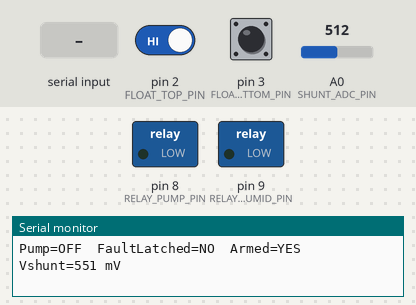
Bench run of a sketch on a simulated Arduino Uno, built with avr-gcc and run on an emulated ATmega328P. Shown: switched loads named in the sketch (green lamp = pin HIGH), the last lines printed to the serial monitor. The inputs (shaded band) are chosen by the test bench; at power-on: pin 2 (FLOAT_TOP_PIN) HIGH, pin 3 (FLOAT_BOTTOM_PIN) HIGH, A0 (SHUNT_ADC_PIN) = 512. EEPROM starts erased.

Above: at 1.2 s.
1.3 s: pin 2 (FLOAT_TOP_PIN) driven LOW
At 3.6 s:
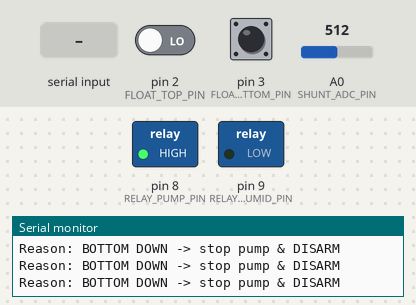
At 4.1 s:
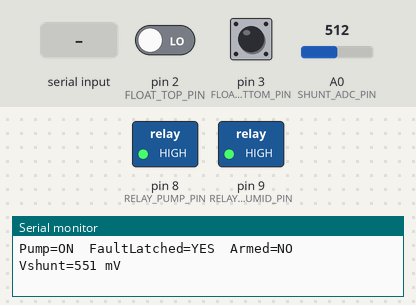
4.3 s: "C" received over Serial
At 6.4 s:
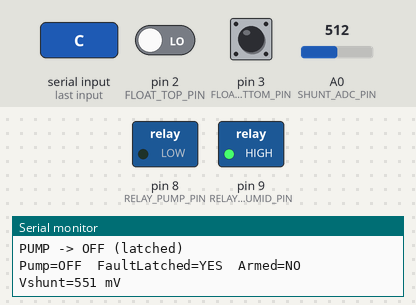
Timing chart, 0 to 7.9 s (numbered marks = the images above; inputs shaded):
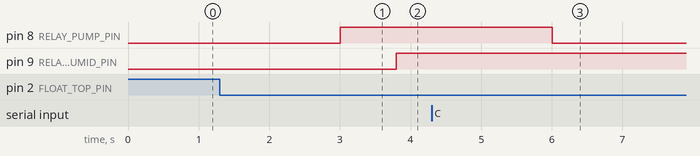

Measured:
- after the input at 1.3 s, pin 8 (RELAY_PUMP_PIN): LOW → HIGH after 1.7 s; pin 9 (RELAY_HUMID_PIN): LOW → HIGH after 2.5 s

The sketch:

esp32_master_controller.ino
```cpp
#include <Arduino.h>
#include <EEPROM.h>

/* ======= PINS (Nano/UNO) ======= */
const int FLOAT_TOP_PIN    = 2;   // open = HIGH, closed-to-GND = LOW
const int FLOAT_BOTTOM_PIN = 3;   // open = HIGH, closed-to-GND = LOW

const int RELAY_PUMP_PIN   = 8;   // pump relay IN/driver
const int RELAY_HUMID_PIN  = 9;   // humidifier relay IN/driver

// >>> Polarity per relay (changed here)
const bool RELAY_PUMP_ACTIVE_LOW  = false;  // pump module: false=active-HIGH, true=active-LOW
const bool RELAY_HUMID_ACTIVE_LOW = true;   // humidifier module: REVERSED (active-LOW)

/* ======= ADC ======= */
const int  SHUNT_ADC_PIN    = A0;  // Node X (pump side of 1Ω)
const bool USE_INTERNAL_ADC_REF = true; // we use the internal ADC ref for better resolution on small voltages

/* ======= NOISE / TIMING GUARDS ======= */
const uint16_t FLOAT_FILTER_MS   = 150;     // must be stable this long
const uint32_t MIN_DWELL_MS      = 3000;    // min ON/OFF runtime (anti-chatter)
const uint32_t FAULT_BLANK_MS    = 700;     // ignore short-detect after pump ON

/* ======= SHORT-DETECT ======= */
const uint16_t SHORT_mV    = 400;           // >400 mV across 1Ω => fault
const uint16_t SHORT_MS    = 80;            // must exceed threshold for this long
const uint8_t  ADC_SAMPLES = 12;

/* ======= PERSISTENT FAULT LATCH (EEPROM) ======= */
const int EE_ADDR_FAULT = 0;            // 1 byte
const uint8_t EE_FAULT_CLEAR = 0x00;
const uint8_t EE_FAULT_SET   = 0xF1;

/* ======= OPTIONAL MANUAL CLEAR ======= */
const bool ENABLE_CLEAR_BTN = false;    // set true to use a button
const int  CLEAR_BTN_PIN    = 4;        // momentary button to GND (INPUT_PULLUP)

/* ======= STATE ======= */
bool pumpRunning  = false;
bool faultLatched = false;  // will be loaded from EEPROM on boot
bool armed        = true;   // one-shot start condition
uint32_t lastSwitchMs = 0;
uint32_t pumpOnAtMs   = 0;

/* ======= HELPERS ======= */
inline void setRelayLevel(int pin, bool on, bool activeLow) {
  digitalWrite(pin, (activeLow ? (on ? LOW : HIGH) : (on ? HIGH : LOW)));
}
inline void relayPumpOn()        { setRelayLevel(RELAY_PUMP_PIN,  true,  RELAY_PUMP_ACTIVE_LOW); }
inline void relayPumpOff()       { setRelayLevel(RELAY_PUMP_PIN,  false, RELAY_PUMP_ACTIVE_LOW); }
inline void setHumid(bool on)    { setRelayLevel(RELAY_HUMID_PIN, on,    RELAY_HUMID_ACTIVE_LOW); }

struct Debounce {
  int pin, stable, candidate; uint32_t tChange;
  void begin(int p){ pin=p; pinMode(pin, INPUT_PULLUP); stable=candidate=digitalRead(pin); tChange=millis(); }
  int read(uint16_t hold_ms){
    int raw = digitalRead(pin);
    if (raw != candidate) { candidate = raw; tChange = millis(); }
    if ((millis() - tChange) >= hold_ms && stable != candidate) stable = candidate;
    return stable;
  }
};
Debounce topF, botF;

uint32_t readShunt_mV() {
  static bool refInit=false;
  if (!refInit) {
    analogReference(USE_INTERNAL_ADC_REF ? INTERNAL : DEFAULT);
    delay(5); (void)analogRead(SHUNT_ADC_PIN);
    refInit = true;
  }
  uint32_t acc=0;
  for (uint8_t i=0;i<ADC_SAMPLES;i++){ acc += analogRead(SHUNT_ADC_PIN); delayMicroseconds(200); }
  const float Vref_mV = USE_INTERNAL_ADC_REF ? 1100.0f : 5000.0f; // nominal
  return (uint32_t)((acc/(float)ADC_SAMPLES) * Vref_mV / 1023.0f + 0.5f);
}

void saveFaultToEEPROM(bool set){
  uint8_t want = set ? EE_FAULT_SET : EE_FAULT_CLEAR;
  if (EEPROM.read(EE_ADDR_FAULT) != want) EEPROM.update(EE_ADDR_FAULT, want);
}
bool faultStoredInEEPROM(){ return EEPROM.read(EE_ADDR_FAULT) == EE_FAULT_SET; }

void applyPumpState(bool on) {
  if (on == pumpRunning) return;
  if (millis() - lastSwitchMs < MIN_DWELL_MS) return; // dwell guard
  if (on) {
    relayPumpOn();
    pumpOnAtMs = millis();
    Serial.println(F("PUMP -> ON (latched)"));
  } else {
    relayPumpOff();
    Serial.println(F("PUMP -> OFF (latched)"));
  }
  pumpRunning = on;
  lastSwitchMs = millis();
}

bool checkClearButtonOnce(){
  if (!ENABLE_CLEAR_BTN) return false;
  static int last=HIGH; static uint32_t t=0;
  int v = digitalRead(CLEAR_BTN_PIN);
  if (v != last){ last=v; t=millis(); }
  if (last==LOW && millis()-t>20){ while(digitalRead(CLEAR_BTN_PIN)==LOW) delay(5); return true; }
  return false;
}

/* ======= SETUP ======= */
void setup() {
  Serial.begin(115200);

  topF.begin(FLOAT_TOP_PIN);
  botF.begin(FLOAT_BOTTOM_PIN);

  pinMode(RELAY_PUMP_PIN,  OUTPUT);
  pinMode(RELAY_HUMID_PIN, OUTPUT);
  if (ENABLE_CLEAR_BTN) pinMode(CLEAR_BTN_PIN, INPUT_PULLUP);

  relayPumpOff();
  setHumid(true);     // (same behavior as before) ON unless fault

  // Load persistent fault
  faultLatched = faultStoredInEEPROM();
  if (faultLatched) {
    armed = false; // do not allow start
    Serial.println(F("\nPersistent FAULT latched: pump will NOT start until cleared."));
  } else {
    armed = true;
    Serial.println(F("\nNo fault stored: system ARMED (one-shot)."));
  }
  Serial.print(F("Pump relay trigger: "));  Serial.println(RELAY_PUMP_ACTIVE_LOW  ? F("LOW") : F("HIGH"));
  Serial.print(F("Humid relay trigger: ")); Serial.println(RELAY_HUMID_ACTIVE_LOW ? F("LOW") : F("HIGH"));
  Serial.println(F("To CLEAR fault: send 'C' over Serial or press the CLEAR button (if enabled)."));
}

/* ======= LOOP ======= */
void loop() {
  // Manual clear: button or Serial 'C'
  if (ENABLE_CLEAR_BTN && checkClearButtonOnce()){
    faultLatched = false; saveFaultToEEPROM(false);
    Serial.println(F("Fault CLEARED via button. System ARMED."));
    armed = true;
  }
  if (Serial.available()){
    char c=Serial.read();
    if (c=='C'){ faultLatched=false; saveFaultToEEPROM(false); Serial.println(F("Fault CLEARED via Serial. System ARMED.")); armed=true; }
  }

  // Debounced floats
  int top    = topF.read(FLOAT_FILTER_MS);      // LOW = UP (closed)
  int bottom = botF.read(FLOAT_FILTER_MS);      // HIGH = DOWN (open)

  // If fault latched (persisted), keep pump OFF forever (until cleared)
  if (faultLatched) {
    if (pumpRunning) applyPumpState(false);
    setHumid(false); // also disable humidifier on persistent fault
  } else {
    // Normal one-shot logic
    if (!pumpRunning) {
      if (armed && (top == LOW)) {
        applyPumpState(true);
        Serial.println(F("Reason: TOP UP & ARMED -> start pump"));
      }
    } else {
      if (bottom == HIGH) {
        applyPumpState(false);
        armed = false; // disarm after first cycle
        Serial.println(F("Reason: BOTTOM DOWN -> stop pump & DISARM"));
      }
    }

    // Short detect with inrush blanking
    static uint32_t overStart = 0;
    if (pumpRunning) {
      if (millis() - pumpOnAtMs >= FAULT_BLANK_MS) {
        uint32_t mv = readShunt_mV();
        if (mv > SHORT_mV) {
          if (overStart == 0) overStart = millis();
          if (millis() - overStart >= SHORT_MS) {
            Serial.print(F("FAULT: Vshunt=")); Serial.print(mv); Serial.println(F(" mV > 400 mV"));
            applyPumpState(false);
            faultLatched = true;          // latch in RAM
            saveFaultToEEPROM(true);      // persist across resets
            armed = false;
            Serial.println(F("Fault LATCHED and STORED. Pump inhibited until manual CLEAR."));
          }
        } else {
          overStart = 0;
        }
      } else {
        overStart = 0; // ignore inrush
      }
    }

    // HUMID output: ON unless fault (same behavior),
    // but now with reversed electrical polarity for IN2.
    setHumid(!faultLatched);
  }

  // Debug (1 Hz)
  static uint32_t lastDbg=0;
  if (millis() - lastDbg > 1000) {
    lastDbg = millis();
    Serial.print(F("Pump="));  Serial.print(pumpRunning?F("ON"):F("OFF"));
    Serial.print(F("  FaultLatched=")); Serial.print(faultLatched?F("YES"):F("NO"));
    Serial.print(F("  Armed="));Serial.print(armed?F("YES"):F("NO"));
    uint32_t mv = readShunt_mV();
    Serial.print(F("  Vshunt=")); Serial.print(mv); Serial.println(F(" mV"));
  }

  delay(5);
}
```
